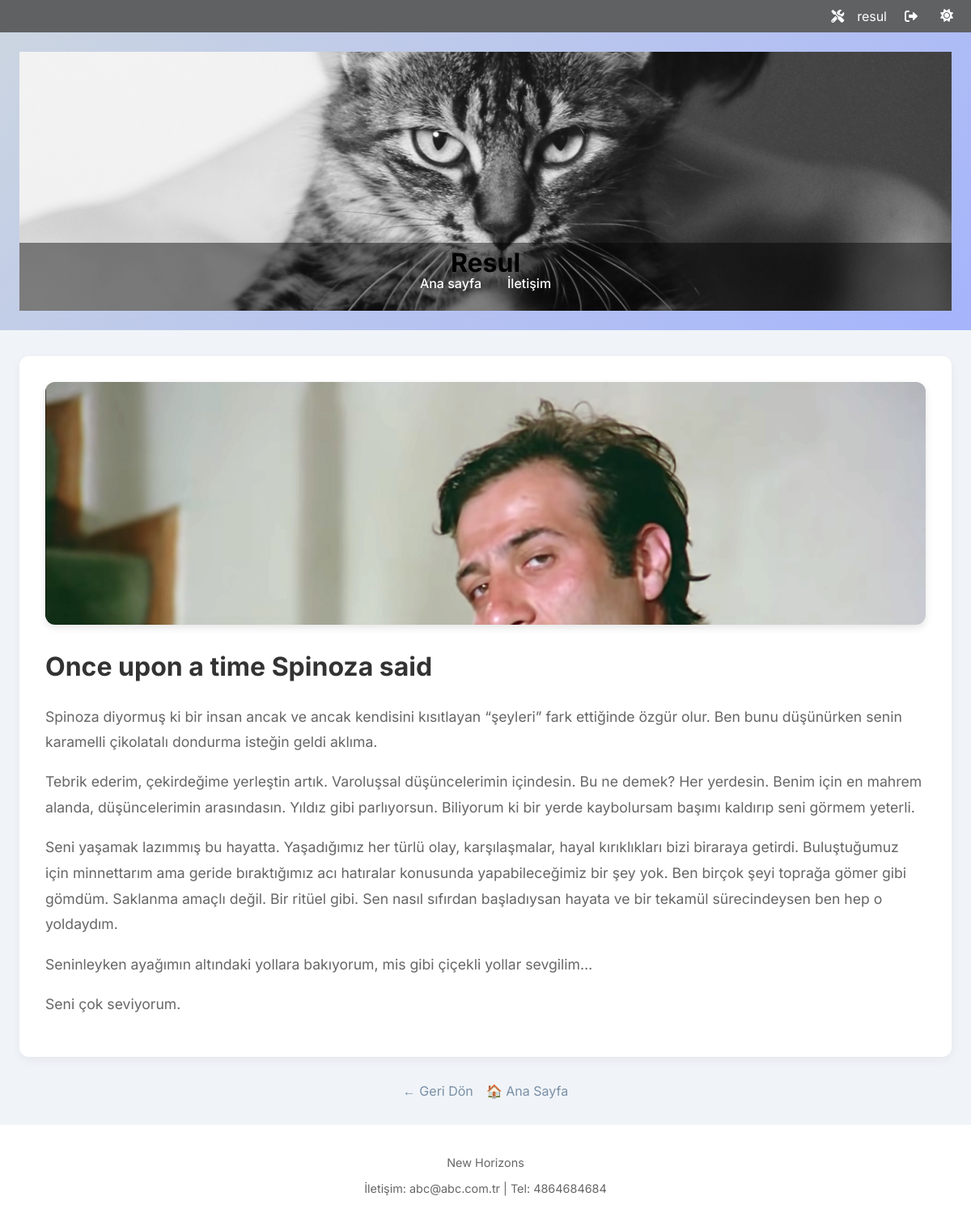
The app's page /post/4/ (signed in) with its own data.
### blog/models.py (models this page shows, shortened)
class SiteSettings(models.Model):
    site_name = models.CharField(max_length=100, default="Blog Sitesi")
    site_description = models.TextField(blank=True)
    site_keywords = models.CharField(max_length=255, blank=True)
    contact_email = models.EmailField(blank=True)
    phone_number = models.CharField(max_length=20, blank=True)
    address = models.TextField(blank=True)
    footer_text = models.CharField(max_length=255, blank=True)
    header_image = models.ImageField(upload_to='headers/', blank=True, null=True)
    class Meta:
        verbose_name = "Site Ayarı"
        verbose_name_plural = "Site Ayarları"

class MenuItem(models.Model):
    title = models.CharField(max_length=100)
    url = models.CharField(max_length=200)
    order = models.PositiveIntegerField(default=0)
    class Meta:
        ordering = ['order']

class Post(models.Model):
    title = models.CharField(max_length=200)
    content = RichTextUploadingField()
    created_at = models.DateTimeField(auto_now_add=True)
    image = ImageCropField(upload_to='post_images/', null=True, blank=True, verbose_name="Post Görseli")
    cropping = ImageRatioField('image', '1200x300')  # Oranlı kırpma alanı
    def image_tag(self):
        if self.image:
            return mark_safe(f'''
                <div style="display: flex; align-items: center; gap: 1rem;">
                  <label for="hidden_image_input" style="cursor:pointer;">
                    <img src="{self.image.url}" style="height:150px; border-radius:8px;" />
                  </label>
                  <span style="white-space: nowrap;">
                    <input type="checkbox" name="image-clear" id="image-clear-id" />
                    <label for="image-clear-id">Temizle</label>
                  </span>
                </div>
            ''')
        return "Görsel yok"
    image_tag.short_description = "Önizleme"

### blog/views.py (the view)
# urls.py: path('post/<int:pk>/', views.post_detail, name='post_detail'),  # Detay sayfası
def post_detail(request, pk):
    post = get_object_or_404(Post, pk=pk)
    return render(request, 'blog/post_detail.html', {'post': post})

### blog/context_processors.py (called while the page is built)
def site_context(request):
    return {
        'site_settings': SiteSettings.objects.first(),
        'menu_items': MenuItem.objects.all().order_by('order')
    }

### blog/templates/blog/post_detail.html
{% extends "blog/base.html" %}
{% load thumbnail %}
{% block content %}
<article class="post">
  {% if post.image %}
    <div class="post-cover-banner">
    <img src="{{ post.image_1200x300.url }}" alt="{{ post.title }}">
    </div>
  {% endif %}
  <div class="post-text">
    <h1>{{ post.title }}</h1>
    <div class="post-content">
      {{ post.content|safe }}
    </div>
  </div>
</article>
<div class="back-buttons">
  <a href="javascript:history.back()" class="btn btn-outline">← Geri Dön</a>
  <a href="{% url 'post_list' %}" class="btn btn-primary">🏠 Ana Sayfa</a>
</div>
{% endblock %}

### blog/templates/blog/base.html (shortened to what this page needs)
<!DOCTYPE html>
<html lang="tr">
<head>
  {% load static %}
  <link rel="stylesheet" href="{% static 'blog/css/style.css' %}">
  <link rel="stylesheet" href="https://cdnjs.cloudflare.com/ajax/libs/font-awesome/6.0.0/css/all.min.css">
</head>
<body>
<div class="topbar">
  <div class="topbar-right">
    {% if user.is_staff %}
      <a href="/admin/" title="Yönetim"><i class="fas fa-tools"></i></a>
    {% endif %}
    <span title="Kullanıcı">{{ user.username }}</span>
    <form action="{% url 'logout' %}" method="post">
      <button type="submit" title="Çıkış"><i class="fas fa-sign-out-alt"></i></button>
    </form>
    <button id="themeToggle" title="Tema Değiştir"><i class="fas fa-moon"></i></button>
  </div>
</div>
  <header class="site-header">
    {% if site_settings and site_settings.header_image %}
    <div class="header-visual" style="background-image: url('{{ site_settings.header_image.url }}');">
      <div class="header-overlay">
        <div class="header-top">
          <h1 class="site-title"><a href="/">{{ site_settings.site_name }}</a></h1>
        </div>
        <nav class="navbar">
          <ul class="nav-menu">
            {% for item in menu_items %}
              <li><a href="{{ item.url }}">{{ item.title }}</a></li>
            {% endfor %}
          </ul>
        </nav>
      </div>
    </div>
    {% endif %}
  </header>
  <main class="main-content">
    {% block content %}{% endblock %}
  </main>
  <footer class="site-footer">
  <p>{{ site_settings.footer_text }}</p>
  <p>İletişim: {{ site_settings.contact_email }} | Tel: {{ site_settings.phone_number }}</p>
  </footer>
</body>
</html>

### blog/static/blog/css/style.css (style rules this page uses)
[data-theme="light"] { --bg-dark: #f0f4f8; --card-bg: #ffffff; --text-primary: #333333; --text-secondary: #666666; --accent: #7a8fa6; --accent-hover: #5a6e82; --text-light: #000000; --header-bg: linear-gradient(135deg, #cbd5e1 0%, #a5b4fc 100%); }
body { font-family: 'Inter', sans-serif; background-color: var(--bg-dark); color: var(--text-primary); margin: 0; padding: 0; transition: all 0.3s ease; }
.site-header { background: var(--header-bg); padding: 1.5rem; display: flex; justify-content: space-between; align-items: center; color: var(--text-light); }
.site-header h1 a { color: var(--text-light); text-decoration: none; }
.main-content { max-width: 1200px; margin: 2rem auto; padding: 0 1.5rem; background-color: var(--bg-dark); }
.post { background-color: var(--card-bg); padding: 1.5rem; margin-bottom: 1.5rem; border-radius: 10px; box-shadow: 0 4px 6px rgba(0,0,0,0.05); }
.site-footer { background-color: var(--card-bg); text-align: center; padding: 1.5rem; color: var(--text-secondary); font-size: 0.8rem; margin-top: 2rem; }
a { color: var(--accent); text-decoration: none; transition: color 0.3s ease; }
.site-header h1 { flex-grow: 1; text-align: center; margin: 0; }
.back-buttons { margin-top: 2rem; display: flex; gap: 1rem; justify-content: center; }
.post-text { flex-grow: 1; }
.post { background: var(--card-bg); border-radius: 12px; padding: 2rem; margin-bottom: 2rem; box-shadow: 0 4px 12px rgba(0, 0, 0, 0.05); }
.post-text h1 { margin-top: 1rem; font-size: 2rem; color: var(--text-primary); }
.post-content { font-size: 1.1rem; line-height: 1.8; color: var(--text-secondary); }
.site-header { margin-bottom: 2rem; }
.header-visual { width: 100%; height: 320px; background-size: cover; background-position: center; position: relative; color: white; display: flex; align-items: flex-end; }
.header-overlay { width: 100%; background: rgba(0, 0, 0, 0.45); padding: 1.5rem 2rem; box-sizing: border-box; display: flex; flex-direction: column; align-items: center; }
.header-top { width: 100%; display: flex; justify-content: space-between; align-items: center; flex-wrap: wrap; margin-bottom: 1rem; position: relative; }
.site-title { font-size: 2rem; margin: 0; position: absolute; left: 50%; transform: translateX(-50%); }
.site-title a { color: white; text-decoration: none; }
.navbar .nav-menu { display: flex; justify-content: center; gap: 2rem; list-style: none; padding: 0; margin: 0; flex-wrap: wrap; }
.navbar .nav-menu a { color: white; text-decoration: none; font-weight: 500; }
.main-content { max-width: 1200px; margin: 2rem auto; padding: 0 1.5rem; }
.site-footer { text-align: center; padding: 1.5rem; margin-top: 2rem; color: var(--text-secondary); font-size: 0.9rem; }
.topbar { background: rgba(0, 0, 0, 0.6); color: white; height: 40px; display: flex; justify-content: flex-end; align-items: center; padding: 0 1rem; position: relative; z-index: 10; }
.topbar-right { display: flex; align-items: center; gap: 1rem; }
.topbar-right i, .topbar-right span, .topbar-right button, .topbar-right a { color: white; font-size: 1rem; background: transparent; border: none; cursor: pointer; }
.post-cover-banner { width: 100%; max-width: 1200px; margin: 0 auto 2rem auto; height: 300px; overflow: hidden; border-radius: 12px; box-shadow: 0 4px 10px rgba(0, 0, 0, 0.1); }
.post-cover-banner img { width: 100%; height: auto; object-fit: cover; border-radius: 8px; }

### records on screen
SiteSettings: header_image (picture), site_name "Resul", footer_text "New Horizons", contact_email "abc@abc.com.tr", phone_number "4864684684"
MenuItem: title "Ana sayfa"
MenuItem: title "İletişim"
Post: image_1200x300 (picture), title "Once upon a time Spinoza said", content "Spinoza diyormuş ki bir insan ancak ve ancak kendisini kısıtlayan “şeyleri” fark ettiğinde özgür olur. Ben bunu düşünürken senin karamelli çikolatalı dondurma isteğin geldi aklıma. Tebrik ederim, çekirdeğime yerleştin artık. Varoluşsal düşüncelerimin içindesin. Bu ne demek? Her yerdesin. Benim için en mahrem alanda, düşüncelerimin arasındasın. Yıldız gibi parlıyorsun. Biliyorum ki bir yerde kaybolursam başımı kaldırıp seni görmem yeterli. Seni yaşamak lazımmış bu hayatta. Yaşadığımız her türlü olay, karşılaşmalar, hayal kırıklıkları bizi biraraya getirdi. Buluştuğumuz için minnettarım ama geride bıraktığımız acı hatıralar konusunda yapabileceğimiz bir şey yok. Ben birçok şeyi toprağa gömer…"

### other values on screen
{{ user.username }} "resul"
